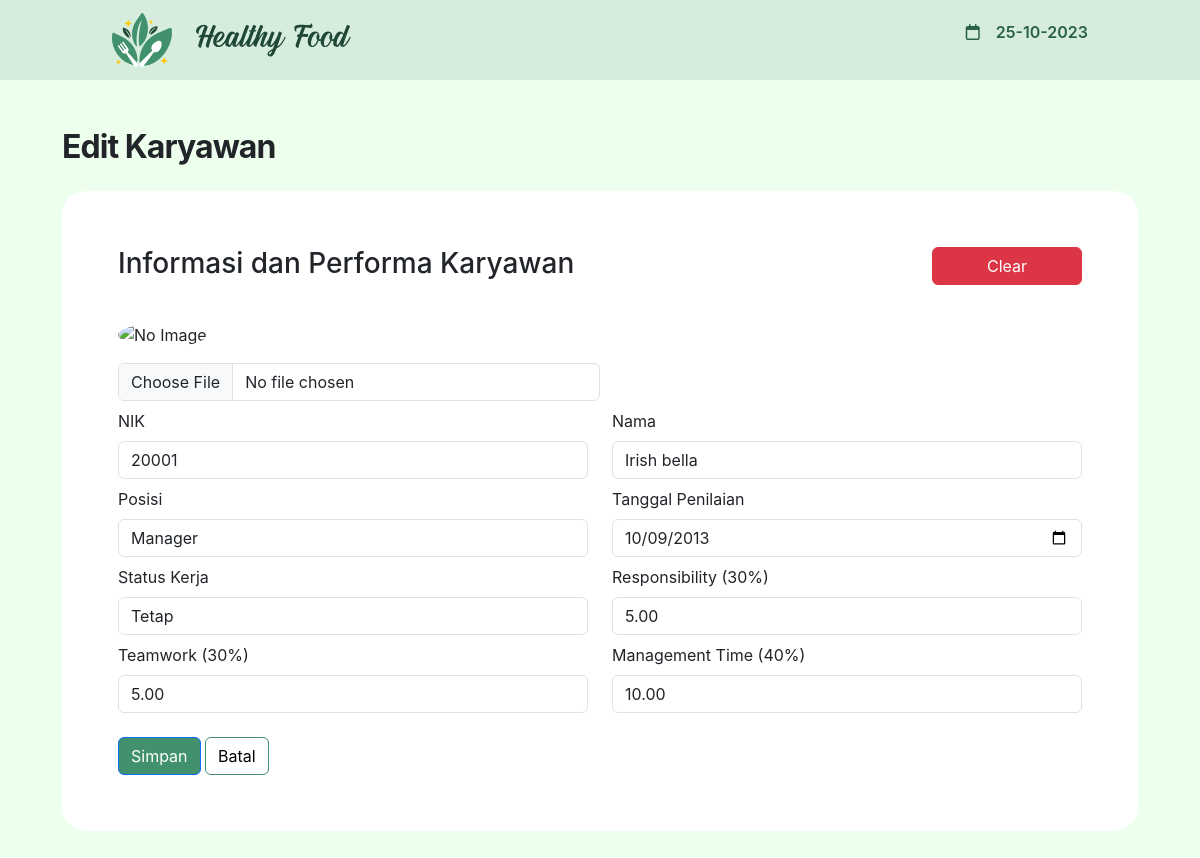
The app's page /edit_performance.php?nik=20001 with its own data.
### tables this page shows
CREATE TABLE `performance` (
  `nik` int(8) NOT NULL,
  `foto` varchar(200) NOT NULL,
  `nama` varchar(200) NOT NULL,
  `status_kerja` enum('Tetap','Tidak Tetap') NOT NULL,
  `position` varchar(10) NOT NULL,
  `tgl_penilaian` date NOT NULL,
  `responsibility` decimal(10,2) NOT NULL,
  `teamwork` decimal(10,2) NOT NULL,
  `management_time` decimal(10,2) NOT NULL,
  `total` decimal(10,2) NOT NULL,
  `grade` varchar(3) NOT NULL
);

### edit_performance.php (the view, shortened to what this page needs)
<!DOCTYPE html>
<html lang="en">
<?php
include "sqlConnect.php";
$nik = $_GET['nik'];
$sql = "SELECT * FROM performance where nik = '$nik' LIMIT 1";
$result = mysqli_query($conn, $sql);
if ($result->num_rows > 0) {
    while ($row = $result->fetch_assoc()) {
        $nik = $row['nik'];
        $nama = $row['nama'];
        $foto = $row['foto'];
        $tglPenilaian = $row['tgl_penilaian'];
        $posisi = $row['position'];
        $statusKerja = $row['status_kerja'];
        $responsibility = $row['responsibility'];
        $teamwork = $row['teamwork'];
        $management = $row['management_time'];
    }
}
?>
<head>
    <link href="https://cdn.jsdelivr.net/npm/bootstrap@5.3.2/dist/css/bootstrap.min.css" rel="stylesheet">
    <link rel="stylesheet" href="https://cdnjs.cloudflare.com/ajax/libs/font-awesome/6.0.0/css/all.min.css">
    <link rel="stylesheet" href="style.css">
</head>
<body>
    <nav class="navbar navbar-expand-lg bg-body-tertiary sticky-top">
        <div class="container-fluid">
            <a class="navbar-brand" href="#"><img src="images/logo.svg"><img src="images/logoText.svg"></a>
            <div class="collapse navbar-collapse" id="navbarNavAltMarkup">
                <div class="navbar-nav">
                    <div>
                        <i class="fa-regular fa-calendar"></i>
                        <p id="tgl">tanggal</p>
                    </div>
                </div>
            </div>
        </div>
    </nav>
    <div class="container">
        <div class="content-body">
            <div class="content-fluid">
                <h1 class="PageTitle mt-3">Edit Karyawan</h1>
                <form action="ubah-performance.php" method="POST" enctype="multipart/form-data" onsubmit="return simpan()">
                    <div class="card">
                        <div class="card-body">
                            <div class="row">
                                <div class="col-6">
                                    <h3>Informasi dan Performa Karyawan</h3>
                                </div>
                                <div class="col-6">
                                    <div class="d-flex justify-content-end">
                                        <div class="btn btn-danger" style="width:100%; max-width:150px" data-bs-toggle="modal" data-bs-target="#modalClear">
                                            Clear
                                        </div>
                                    </div>
                                </div>
                            </div>
                            <div class="row mt-4">
                                <div class="col-12 form-input mt-2">
                                    <img src="dataBaseFoto/<?php echo ($foto) ?>" alt="No Image" id="previewFoto" class="img-fluid rounded-circle" style="width: 100px; height: 100px;">
                                    <div class="mt-3">
                                        <input class="form-control inputForm" type="file" placeholder="Pilih Foto" id="inputFoto" name="inputFoto" accept="image/*" value="<?php echo $foto; ?>" style="max-width:50%">
                                    </div>
                                </div>
                                <div class="col-12 col-sm-6  form-input mt-2">
                                    <label>
                                        NIK
                                    </label>
                                    <input class="form-control inputForm mt-2" name="nik" id="nik" placeholder="Masukan NIK" type="number" readonly value="<?php echo ($nik) ?>" />
                                </div>
                                <div class="col-12 col-sm-6  form-input mt-2">
                                    <label>
                                        Nama
                                    </label>
                                    <input class="form-control inputForm mt-2" name="nama" id="nama" placeholder="Masukan Nama" type="text" required value="<?php echo ($nama) ?>" />
                                </div>
                                <div class="col-12 col-sm-6  form-input mt-2">
                                    <label>
                                        Posisi
                                    </label>
                                    <input class="form-control inputForm mt-2" name="posisi" id="posisi" placeholder="Masukan Posisi" type="text" required value="<?php echo ($posisi) ?>" />
                                </div>
                                <div class="col-12 col-sm-6  form-input mt-2">
                                    <label>
                                        Tanggal Penilaian
                                    </label>
                                    <input class="form-control inputForm mt-2" name="tglPenilaian" id="tglPenilaian" placeholder="Masukan Tanggal" type="date" required value="<?php echo ($tglPenilaian) ?>" />
                                </div>
                                <div class="col-12 col-sm-6  form-input mt-2">
                                    <label>
                                        Status Kerja
                                    </label>
                                    <select class="form-control inputForm mt-2" name="statusKerja" id="statusKerja" required>
                                        <option value="Tetap" <?php echo ($statusKerja === 'Tetap') ? 'selected' : ''; ?>>
                                            Tetap
                                        </option>
                                    </select>
                                </div>
                                <div class="col-12 col-xxl-2 col-sm-6 form-input mt-2">
                                    <label>
                                        Responsibility (30%)
                                    </label>
                                    <input class="form-control inputForm mt-2" name="responsibility" id="responsibility" placeholder="(0-100)" type="number" required value="<?php echo ($responsibility) ?>" />
                                </div>
                                <div class="col-12 col-xxl-2 col-sm-6 form-input mt-2">
                                    <label>
                                        Teamwork (30%)
                                    </label>
                                    <input class="form-control inputForm mt-2" name="teamwork" id="teamwork" placeholder="(0-100)" type="number" required value="<?php echo ($teamwork) ?>" />
                                </div>
                                <div class="col-12 col-xxl-2 col-sm-6 form-input mt-2">
                                    <label>
                                        Management Time (40%)
                                    </label>
                                    <input class="form-control inputForm mt-2" name="management" id="management" placeholder="(0-100)" type="number" required value="<?php echo ($management) ?>" />
                                </div>
                            </div>
                            <div class="mt-4">
                                <div class="btn btn-primary" style="background-color:#40916C;" data-bs-toggle="modal" data-bs-target="#modalSimpan">
                                    Simpan
                                </div>
                                <a href="performance.php" target="_self">
                                    <div class="btn btn-primary" style="background-color:white;border:2;border-color:#40916C;color:black;">
                                        Batal
                                    </div>
                                </a>
                            </div>
                        </div>
                    </div>
                </form>
            </div>
        </div>
    </div>
</body>
</html>

### style.css (style rules this page uses)
body { background-color: #EDFFED; height: 2000px; font-family: 'Inter', sans-serif; }
h1 { font-weight: 600; }
a { color: #2B6148; text-decoration: none; }
.card { border-radius: 24px; border: none; padding: 40px; }

### edit_performance.php (style rules this page uses)
.container { padding: 2rem; }
.PageTitle { font-family: "Inter"; font-style: normal; font-weight: 700; font-size: 32px; line-height: 120%; letter-spacing: -0.03em; margin-bottom: 25px; }

### records on screen
performance: nik "20001", nama "Irish bella", posisi "Manager", tglPenilaian "10/09/2013", statusKerja "Tetap", responsibility "5.00", teamwork "5.00", management "10.00"
